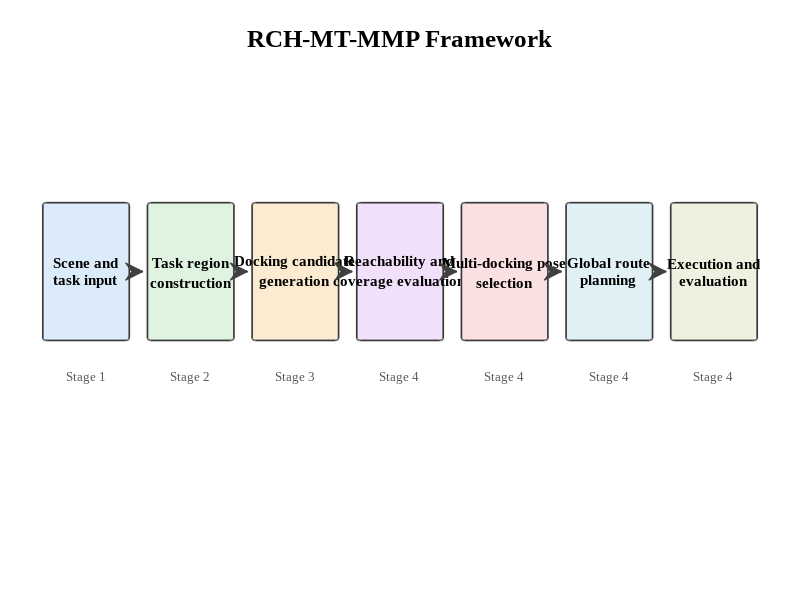

Write the MATLAB code that produced this figure. (Note: this script raises an error after producing the figure.)
function plot_framework_pipeline(out_dir)
%PLOT_FRAMEWORK_PIPELINE Draw a clean horizontal RCH-MT-MMP framework.

    if nargin < 1 || isempty(out_dir)
        out_dir = fullfile(fileparts(fileparts(mfilename('fullpath'))), ...
                           'results', 'figures');
    end
    if ~exist(out_dir, 'dir'), mkdir(out_dir); end

    fig = figure('Name', 'RCH-MT-MMP Framework', 'Visible', 'off', ...
                 'Color', 'w', 'Position', [80, 80, 1500, 360]);
    ax = axes('Parent', fig, 'Position', [0.03, 0.08, 0.94, 0.82]);
    axis(ax, [0 1 0 1]);
    axis(ax, 'off');
    hold(ax, 'on');

    title(ax, 'RCH-MT-MMP Framework', 'FontName', 'Times New Roman', ...
          'FontSize', 18, 'FontWeight', 'bold', 'Interpreter', 'none');

    labels = { ...
        {'Scene and', 'task input'}, ...
        {'Task region', 'construction'}, ...
        {'Docking candidate', 'generation'}, ...
        {'Reachability and', 'coverage evaluation'}, ...
        {'Multi-docking pose', 'selection'}, ...
        {'Global route', 'planning'}, ...
        {'Execution and', 'evaluation'} ...
    };
    colors = [ ...
        0.86 0.92 0.98;
        0.88 0.95 0.88;
        0.99 0.92 0.82;
        0.95 0.88 0.98;
        0.98 0.88 0.88;
        0.88 0.94 0.96;
        0.94 0.94 0.88];

    n = numel(labels);
    box_w = 0.115;
    box_h = 0.28;
    y = 0.43;
    x0 = 0.025;
    gap = (0.95 - n * box_w) / (n - 1);

    box_centers = zeros(n, 2);
    for i = 1:n
        x = x0 + (i - 1) * (box_w + gap);
        rectangle(ax, 'Position', [x, y, box_w, box_h], ...
                  'Curvature', 0.08, 'FaceColor', colors(i, :), ...
                  'EdgeColor', [0.22 0.22 0.22], 'LineWidth', 1.2);
        text(ax, x + box_w / 2, y + box_h / 2, labels{i}, ...
             'HorizontalAlignment', 'center', 'VerticalAlignment', 'middle', ...
             'FontName', 'Times New Roman', 'FontSize', 10.5, ...
             'FontWeight', 'bold', 'Interpreter', 'none');
        text(ax, x + box_w / 2, y - 0.075, sprintf('Stage %d', min(i, 4)), ...
             'HorizontalAlignment', 'center', 'FontName', 'Times New Roman', ...
             'FontSize', 9, 'Color', [0.35 0.35 0.35], 'Interpreter', 'none');
        box_centers(i, :) = [x + box_w / 2, y + box_h / 2];
    end

    ax_pos = get(ax, 'Position');
    for i = 1:n-1
        x_start = box_centers(i, 1) + box_w / 2 + 0.006;
        x_end = box_centers(i+1, 1) - box_w / 2 - 0.006;
        y_mid = box_centers(i, 2);
        annotation(fig, 'arrow', ...
            ax_pos(1) + ax_pos(3) * [x_start, x_end], ...
            ax_pos(2) + ax_pos(4) * [y_mid, y_mid], ...
            'Color', [0.25 0.25 0.25], 'LineWidth', 1.4, ...
            'HeadWidth', 9, 'HeadLength', 9);
    end

    export_pub_figure(fig, fullfile(out_dir, 'fig_framework_pipeline'));
    close(fig);
end
